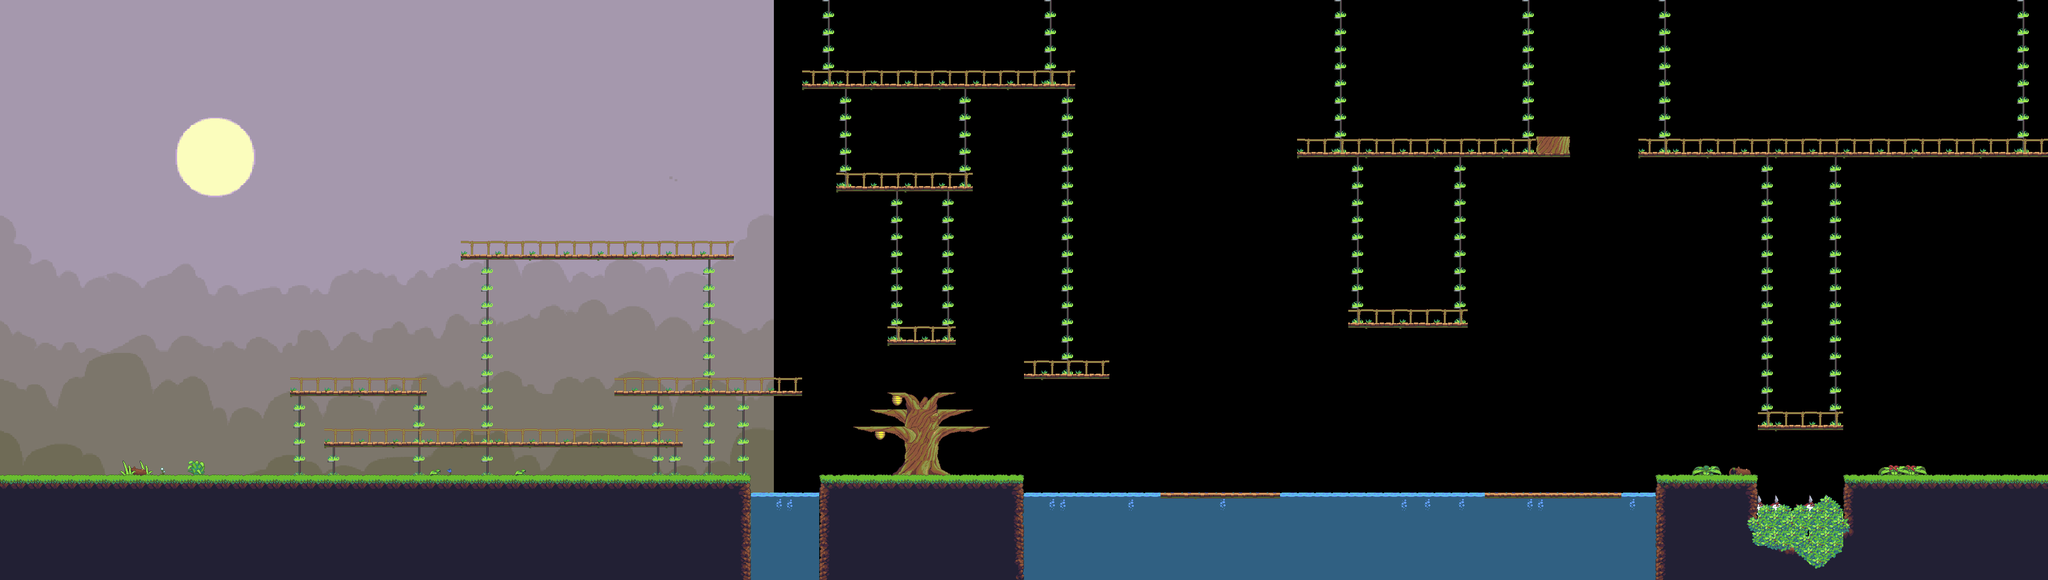

A level layout from a 2D game, rendered from its tile map. Below: a short description, then the map file with tile-grid data replaced by summaries:
An orthogonal 120x34 tile map with 32x32 px tiles, 4 tile layers (Scenery, Background, Foreground, Objekte), 3 tilesets, 1 image layer and 80 objects (48x CoinEntity, 19x Ground, 6x EnemyEntity, 4x SpikeEntity, mainPlayer, ...).

<map version="1.0" orientation="orthogonal" renderorder="left-up" width="120" height="34" tilewidth="32" tileheight="32" nextobjectid="189">
 <tileset firstgid="1" name="jungle_guide" tilewidth="32" tileheight="32">
  <image source="../img/map/jungle_guide.png" width="768" height="928" />
 </tileset>
 <tileset firstgid="697" name="jungle_terrain" tilewidth="32" tileheight="32">
  <image source="../img/map/jungle_terrain.png" width="896" height="480" />
 </tileset>
 <tileset firstgid="1117" name="objekte" tilewidth="32" tileheight="32">
  <image source="../img/map/objekte.png" width="416" height="224" />
 </tileset>
 <imagelayer name="Parallax_layer1" x="-1">
  <image source="../img/background/background_fog2.png" />
 </imagelayer>
 <layer name="Scenery" width="120" height="34">
  <data>[4080 cells, 34 non-empty, 25 distinct tile ids]</data>
 </layer>
 <layer name="Background" width="120" height="34">
  <data>[4080 cells, 455 non-empty, 29 distinct tile ids]</data>
 </layer>
 <layer name="Foreground" width="120" height="34">
  <data>[4080 cells, 1091 non-empty, 54 distinct tile ids]</data>
 </layer>
 <layer name="Objekte" width="120" height="34">
  <data>[4080 cells, 18 non-empty, 7 distinct tile ids]</data>
 </layer>
 <objectgroup name="Object">
  <properties>
   <property name="duration" value="300" />
   <property name="fade" value="#300000" />
  </properties>
  <object id="3" name="mainPlayer" x="0" y="828" width="32" height="64">
   <properties>
    <property name="image" value="gripe_run_right" />
    <property name="spritewidth" value="64" />
   </properties>
  </object>
  <object id="5" name="game.LevelEntity" x="3806" y="-2181" width="31" height="1e+06">
   <properties>
    <property name="duration" value="300" />
    <property name="fade" value="#009900" />
    <property name="to" value="6" />
   </properties>
  </object>
  <object id="85" name="SpikeEntity" x="1591.84" y="812.074" width="147.022" height="13.2043" rotation="-44.486" />
  <object id="86" name="SpikeEntity" x="1399" y="931" width="145" height="40" />
  <object id="87" name="SpikeEntity" x="1911" y="929" width="1204" height="40" />
  <object id="115" name="SpikeEntity" x="3281.5" y="928" width="174.5" height="41" />
  <object id="121" name="CoinEntity" x="1592" y="843" width="32" height="32">
   <properties>
    <property name="image" value="spinning_coin_gold" />
    <property name="spritewidth" value="32" />
   </properties>
  </object>
  <object id="122" name="CoinEntity" x="1654" y="843" width="32" height="32">
   <properties>
    <property name="image" value="spinning_coin_gold" />
    <property name="spritewidth" value="32" />
   </properties>
  </object>
  <object id="124" name="CoinEntity" x="1780" y="842" width="32" height="32">
   <properties>
    <property name="image" value="spinning_coin_gold" />
    <property name="spritewidth" value="32" />
   </properties>
  </object>
  <object id="125" name="CoinEntity" x="1839" y="842" width="32" height="32">
   <properties>
    <property name="image" value="spinning_coin_gold" />
    <property name="spritewidth" value="32" />
   </properties>
  </object>
  <object id="126" name="CoinEntity" x="1712" y="590" width="32" height="32">
   <properties>
    <property name="image" value="spinning_coin_gold" />
    <property name="spritewidth" value="32" />
   </properties>
  </object>
  <object id="127" name="CoinEntity" x="1937" y="658" width="32" height="32">
   <properties>
    <property name="image" value="spinning_coin_gold" />
    <property name="spritewidth" value="32" />
   </properties>
  </object>
  <object id="128" name="CoinEntity" x="2028" y="656" width="32" height="32">
   <properties>
    <property name="image" value="spinning_coin_gold" />
    <property name="spritewidth" value="32" />
   </properties>
  </object>
  <object id="129" name="CoinEntity" x="655" y="850" width="32" height="32">
   <properties>
    <property name="image" value="spinning_coin_gold" />
    <property name="spritewidth" value="32" />
   </properties>
  </object>
  <object id="130" name="CoinEntity" x="1313" y="849" width="32" height="32">
   <properties>
    <property name="image" value="spinning_coin_gold" />
    <property name="spritewidth" value="32" />
   </properties>
  </object>
  <object id="131" name="CoinEntity" x="772" y="781" width="32" height="32">
   <properties>
    <property name="image" value="spinning_coin_gold" />
    <property name="spritewidth" value="32" />
   </properties>
  </object>
  <object id="132" name="CoinEntity" x="1185" y="778" width="32" height="32">
   <properties>
    <property name="image" value="spinning_coin_gold" />
    <property name="spritewidth" value="32" />
   </properties>
  </object>
  <object id="135" name="CoinEntity" x="543" y="690" width="32" height="32">
   <properties>
    <property name="image" value="spinning_coin_gold" />
    <property name="spritewidth" value="32" />
   </properties>
  </object>
  <object id="137" name="CoinEntity" x="765" y="689" width="32" height="32">
   <properties>
    <property name="image" value="spinning_coin_gold" />
    <property name="spritewidth" value="32" />
   </properties>
  </object>
  <object id="138" name="CoinEntity" x="1226.5" y="437.5" width="32" height="32">
   <properties>
    <property name="image" value="spinning_coin_gold" />
    <property name="spritewidth" value="32" />
   </properties>
  </object>
  <object id="140" name="CoinEntity" x="1105.5" y="437.5" width="32" height="32">
   <properties>
    <property name="image" value="spinning_coin_gold" />
    <property name="spritewidth" value="32" />
   </properties>
  </object>
  <object id="142" name="CoinEntity" x="979.5" y="438.5" width="32" height="32">
   <properties>
    <property name="image" value="spinning_coin_gold" />
    <property name="spritewidth" value="32" />
   </properties>
  </object>
  <object id="143" name="CoinEntity" x="1869.5" y="113.5" width="32" height="32">
   <properties>
    <property name="image" value="spinning_coin_gold" />
    <property name="spritewidth" value="32" />
   </properties>
  </object>
  <object id="144" name="CoinEntity" x="1810.5" y="113.5" width="32" height="32">
   <properties>
    <property name="image" value="spinning_coin_gold" />
    <property name="spritewidth" value="32" />
   </properties>
  </object>
  <object id="146" name="CoinEntity" x="1684.5" y="114.5" width="32" height="32">
   <properties>
    <property name="image" value="spinning_coin_gold" />
    <property name="spritewidth" value="32" />
   </properties>
  </object>
  <object id="147" name="CoinEntity" x="1622.5" y="114.5" width="32" height="32">
   <properties>
    <property name="image" value="spinning_coin_gold" />
    <property name="spritewidth" value="32" />
   </properties>
  </object>
  <object id="153" name="CoinEntity" x="1619" y="309.5" width="32" height="32">
   <properties>
    <property name="image" value="spinning_coin_gold" />
    <property name="spritewidth" value="32" />
   </properties>
  </object>
  <object id="154" name="CoinEntity" x="1745" y="308.5" width="32" height="32">
   <properties>
    <property name="image" value="spinning_coin_gold" />
    <property name="spritewidth" value="32" />
   </properties>
  </object>
  <object id="156" name="CoinEntity" x="2464" y="240.5" width="32" height="32">
   <properties>
    <property name="image" value="spinning_coin_gold" />
    <property name="spritewidth" value="32" />
   </properties>
  </object>
  <object id="157" name="CoinEntity" x="2590" y="239.5" width="32" height="32">
   <properties>
    <property name="image" value="spinning_coin_gold" />
    <property name="spritewidth" value="32" />
   </properties>
  </object>
  </objectgroup>
 <objectgroup name="EnemyEntities">
  <!-- 6 objects omitted --></objectgroup>
 <objectgroup name="collision">
  <!-- 19 objects omitted --></objectgroup>
</map>
<!-- 50 of 80 objects omitted -->
